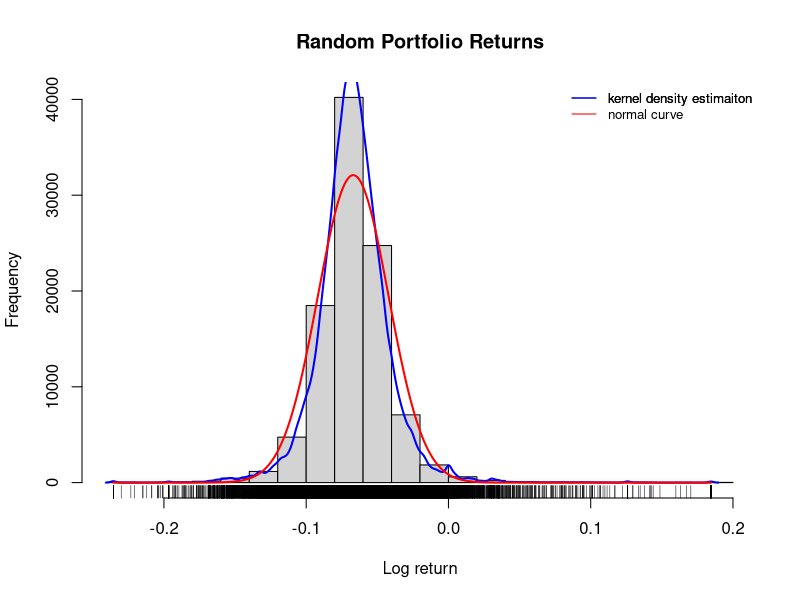

Source code (R):
## data <- read.csv("data/etc/EOD_20160204.csv", header=T, stringsAsFactors=F)
## colnames(data) <- c("Ticker", "Date", "Open", "High", "Low", "Close", "Volume")

library(quantmod)
library(reshape2)
stock.data <- read.csv("data/gulfbase/WTD20160211.csv", header=T, stringsAsFactors=F)
stock.data <- stock.data[1:860, c(1, 2, 3, 6)]  ## Exclude sector indices rows; exclude High, Low and Volume columns
colnames(stock.data) <- c("Ticker", "Date", "Open", "Close")
data.molten <- melt(stock.data, id.vars=c("Ticker", "Date"))

## Casting using "date" id.variable
data.cast.date <- dcast(data.molten, ... ~ Date)
stock.data <- data.cast.date[data.cast.date$variable == "Open", c("Ticker", "20160207")]
stock.data <- cbind(stock.data, data.cast.date[data.cast.date$variable == "Close", c("20160211")])
colnames(stock.data) <- c("Ticker", "Open", "Close")
stock.data <- cbind(stock.data, Delt(stock.data$Open, stock.data$Close, type="log"))
colnames(stock.data) <- c("Ticker", "Open", "Close", "Return")
rm(data.molten, data.cast.date)

## h <- hist(stock.data$Return, xlab="return", main="TASI log returns")
## rug(jitter(stock.data$Return))

portfolio.value <- 1000000
max.stocks <- 20     ## maximum number of stocks in a portfolio
no.portfolios <- 100000  ## number of random portfolios

portfolio.assets <- list()
portfolio.weights <- list()
portfolio.returns <- numeric()

for (ii in 1:no.portfolios) {
  n <- sample(1:nrow(stock.data), sample(1:max.stocks, 1))
  r <- runif(length(n))
  w <- r/sum(r)
  
  portfolio.assets[[ii]] <- stock.data[n, "Return"]
  names(portfolio.assets[[ii]]) <- stock.data[n, "Ticker"]
  portfolio.weights[[ii]] <- w
  names(portfolio.weights[[ii]]) <- stock.data[n, "Ticker"]
  
  portfolio.returns <- c(portfolio.returns, sum(w * stock.data[n, "Return"]))
}

h <- hist(portfolio.returns, xlab="Log return", main="Random Portfolio Returns")
rug(jitter(portfolio.returns))
d <- density(portfolio.returns)
xfit <- d$x
yfit <- d$y * diff(h$mids[1:2]) * length(portfolio.returns)
lines(xfit, yfit, col="blue", lwd=2)
legend(x="topright", c("kernel density estimaiton"), lty=1, col="blue", cex=0.8, bty="n")
## Overlaying the normal density curve
xfit <- seq(min(portfolio.returns), max(portfolio.returns), length=length(portfolio.returns))
yfit <- dnorm(xfit, mean=mean(portfolio.returns), sd=sd(portfolio.returns))
yfit <- yfit * diff(h$mids[1:2]) * length(portfolio.returns)
lines(xfit, yfit, col="red", lwd=2)
legend(x="topright", c("kernel density estimaiton", "normal curve"), lty=c(1, 1), col=c("blue", "red"), cex=0.8, bty="n")
